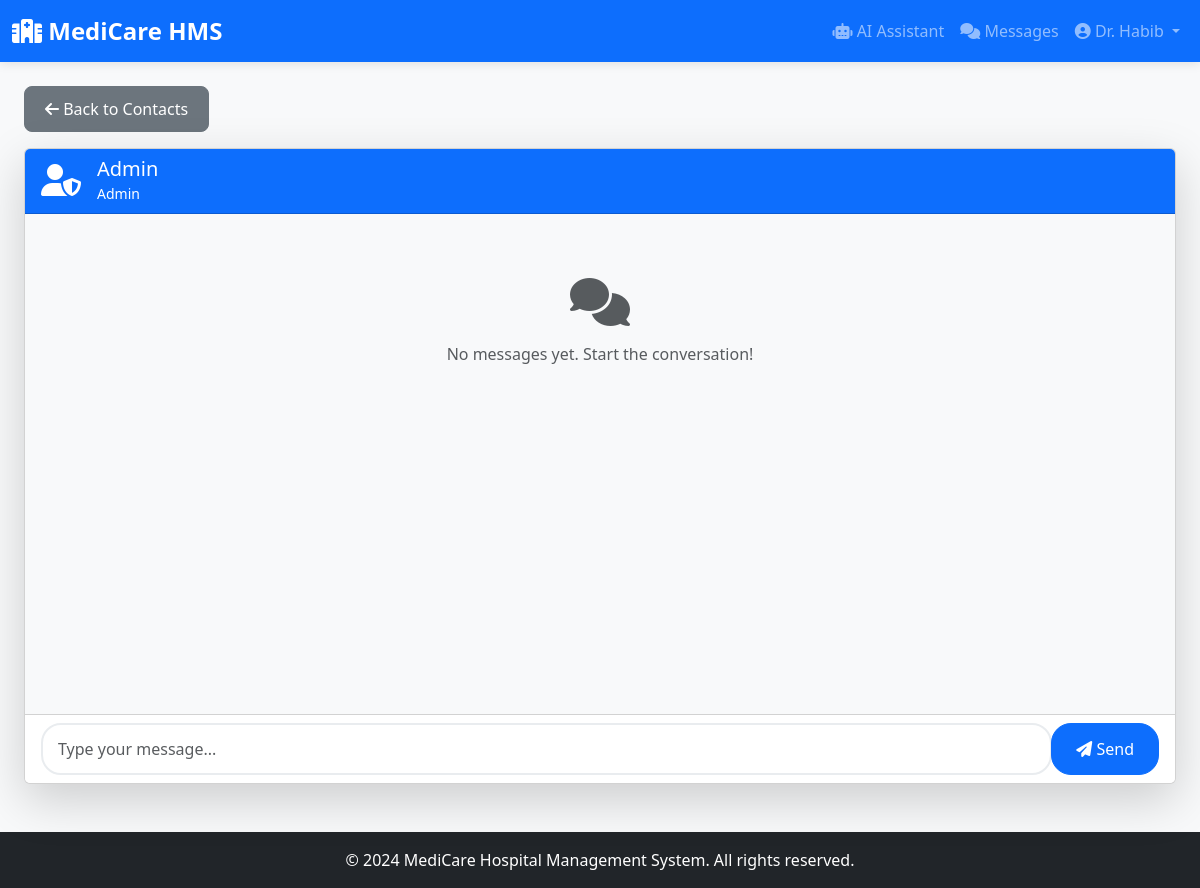
/chat/with/1 (signed in), run on the app's committed database.
### models/user.py (models this page shows, shortened)
class User(UserMixin, db.Model):
    __tablename__ = 'users'
    id = db.Column(db.Integer, primary_key=True)
    name = db.Column(db.String(100), nullable=False)
    email = db.Column(db.String(120), unique=True, nullable=False)
    password = db.Column(db.String(255), nullable=False)
    role = db.Column(db.String(20), nullable=False)  # admin, doctor, patient
    created_at = db.Column(db.DateTime, default=datetime.utcnow)
    is_active = db.Column(db.Boolean, default=True)
    doctor_profile = db.relationship('Doctor', backref='user', uselist=False, cascade='all, delete-orphan')
    patient_profile = db.relationship('Patient', backref='user', uselist=False, cascade='all, delete-orphan')
    notifications = db.relationship('Notification', backref='user', lazy='dynamic', cascade='all, delete-orphan')

### routes/chat.py (the view)
@chat_bp.route('/with/<int:user_id>')
@login_required
def chat_with(user_id):
    if not can_chat_with(current_user.id, user_id):
        flash('You can only chat after completing an appointment together.', 'warning')
        return redirect(url_for('chat.index'))
    other_user = User.query.get_or_404(user_id)
    messages = Message.query.filter(
        db.or_(
            db.and_(Message.sender_id == current_user.id, Message.receiver_id == user_id),
            db.and_(Message.sender_id == user_id, Message.receiver_id == current_user.id)
        )
    ).order_by(Message.timestamp).all()
    Message.query.filter_by(
        sender_id=user_id,
        receiver_id=current_user.id,
        is_read=False
    ).update({'is_read': True})
    db.session.commit()
    return render_template('chat_window.html', other_user=other_user, messages=messages)

### app.py (called while the page is built)
@login_manager.user_loader
def load_user(user_id):
    return User.query.get(int(user_id))

### routes/chat.py (called while the page is built, shortened)
def can_chat_with(user1_id, user2_id):
    user1 = User.query.get(user1_id)
    user2 = User.query.get(user2_id)
    if not user1 or not user2:
        return False
    if user1.role == 'admin' or user2.role == 'admin':
        return True

### templates/chat_window.html (shortened to what this page needs)
{% extends 'base.html' %}
{% block content %}
<div class="container-fluid mt-4">
    <div class="row">
        <div class="col-md-12">
            <a href="{{ url_for('chat.index') }}" class="btn btn-secondary mb-3">
                <i class="fas fa-arrow-left"></i> Back to Contacts
            </a>
        </div>
    </div>
    <div class="row">
        <div class="col-md-12">
            <div class="card shadow-lg">
                <div class="card-header bg-primary text-white">
                    <div class="d-flex align-items-center">
                        <div class="me-3">
                            {% if other_user.role == 'doctor' %}
                            <i class="fas fa-user-md fa-2x"></i>
                            {% elif other_user.role == 'patient' %}
                            <i class="fas fa-user fa-2x"></i>
                            {% else %}
                            <i class="fas fa-user-shield fa-2x"></i>
                            {% endif %}
                        </div>
                        <div>
                            <h5 class="mb-0">{{ other_user.name }}</h5>
                            <small>{{ other_user.role.title() }}</small>
                        </div>
                    </div>
                </div>
                <div class="card-body" id="chatBody" style="height: 500px; overflow-y: auto; background: #f8f9fa;">
                    <div id="messagesContainer">
                        {% if messages %}
                            {% for message in messages %}
                            <div class="message-bubble mb-3 {% if message.sender_id == current_user.id %}sent{% else %}received{% endif %}">
                                <div class="{% if message.sender_id == current_user.id %}text-end{% endif %}">
                                    <div class="d-inline-block p-3 rounded {% if message.sender_id == current_user.id %}bg-primary text-white{% else %}bg-white border{% endif %}"
                                         style="max-width: 70%;">
                                        <div>{{ message.content }}</div>
                                        <div class="small mt-1 {% if message.sender_id == current_user.id %}text-white-50{% else %}text-muted{% endif %}">
                                            {{ message.timestamp.strftime('%I:%M %p') }}
                                        </div>
                                    </div>
                                </div>
                            </div>
                            {% endfor %}
                        {% else %}
                            <div class="text-center text-muted py-5">
                                <i class="fas fa-comments fa-3x mb-3"></i>
                                <p>No messages yet. Start the conversation!</p>
                            </div>
                        {% endif %}
                    </div>
                </div>
                <div class="card-footer bg-white">
                    <div class="input-group">
                        <input type="text" id="messageInput" class="form-control" placeholder="Type your message..." autocomplete="off">
                        <button id="sendMessageBtn" class="btn btn-primary px-4">
                            <i class="fas fa-paper-plane"></i> Send
                        </button>
                    </div>
                </div>
            </div>
        </div>
    </div>
</div>
{% endblock %}

### templates/base.html (shortened to what this page needs)
<!DOCTYPE html>
<html lang="en" data-theme="light">
<head>
    <link href="https://cdn.jsdelivr.net/npm/bootstrap@5.3.0/dist/css/bootstrap.min.css" rel="stylesheet">
    <link rel="stylesheet" href="https://cdnjs.cloudflare.com/ajax/libs/font-awesome/6.4.0/css/all.min.css">
    <link rel="stylesheet" href="{{ url_for('static', filename='css/style.css') }}">
</head>
<body>
    {% if current_user.is_authenticated %}
    <nav class="navbar navbar-expand-lg navbar-dark bg-primary">
        <div class="container-fluid">
            <a class="navbar-brand" href="/">
                <i class="fas fa-hospital"></i> MediCare HMS
            </a>
            <div class="collapse navbar-collapse" id="navbarNav">
                <ul class="navbar-nav ms-auto">
                    <li class="nav-item">
                        <a class="nav-link" href="{{ url_for('ai.assistant') }}">
                            <i class="fas fa-robot"></i> AI Assistant
                        </a>
                    </li>
                    <li class="nav-item">
                        <a class="nav-link" href="{{ url_for('chat.index') }}">
                            <i class="fas fa-comments"></i> Messages
                        </a>
                    </li>
                    <li class="nav-item dropdown">
                        <a class="nav-link dropdown-toggle" href="#" role="button" data-bs-toggle="dropdown">
                            <i class="fas fa-user-circle"></i> {{ current_user.name }}
                        </a>
                    </li>
                </ul>
            </div>
        </div>
    </nav>
    {% endif %}
    <div class="{% if current_user.is_authenticated %}container-fluid{% else %}container{% endif %} mt-4">
        {% block content %}{% endblock %}
    </div>
    <footer class="bg-dark text-white text-center py-3 mt-5">
        <p class="mb-0">&copy; 2024 MediCare Hospital Management System. All rights reserved.</p>
    </footer>
</body>
</html>

### static/CSS/style.css (style rules this page uses)
:root { --primary-color: #0d6efd; --secondary-color: #6c757d; --success-color: #198754; --danger-color: #dc3545; --warning-color: #ffc107; --info-color: #0dcaf0; --light-bg: #f8f9fa; --dark-bg: #212529; }
* { margin: 0; padding: 0; box-sizing: border-box; }
body { font-family: 'Segoe UI', Tahoma, Geneva, Verdana, sans-serif; background: var(--light-bg); transition: background 0.3s ease; }
.card { transition: transform 0.3s ease, box-shadow 0.3s ease; }
.btn { border-radius: 8px; padding: 10px 20px; font-weight: 500; transition: all 0.3s ease; }
.form-control, .form-select { border-radius: 8px; border: 2px solid #e9ecef; padding: 12px 15px; transition: all 0.3s ease; }
.navbar { box-shadow: 0 2px 10px rgba(0, 0, 0, 0.1); }
.navbar-brand { font-weight: 700; font-size: 1.5rem; }
footer { margin-top: auto; }

### templates/chat_window.html (style rules this page uses)
#chatBody { background-image: linear-gradient(45deg, #f0f0f0 25%, transparent 25%), linear-gradient(-45deg, #f0f0f0 25%, transparent 25%), linear-gradient(45deg, transparent 75%, #f0f0f0 75%), linear-gradient(-45deg, transparent 75%, #f0f0f0 75%); background-size: 20px 20px; background-position: 0 0, 0 10px, 10px -10px, -10px 0px; }
#messageInput { border-radius: 20px; }
#sendMessageBtn { border-radius: 20px; }

### data on the page
User: name "Dr. Habib"
User: name "Admin", role "Admin"
